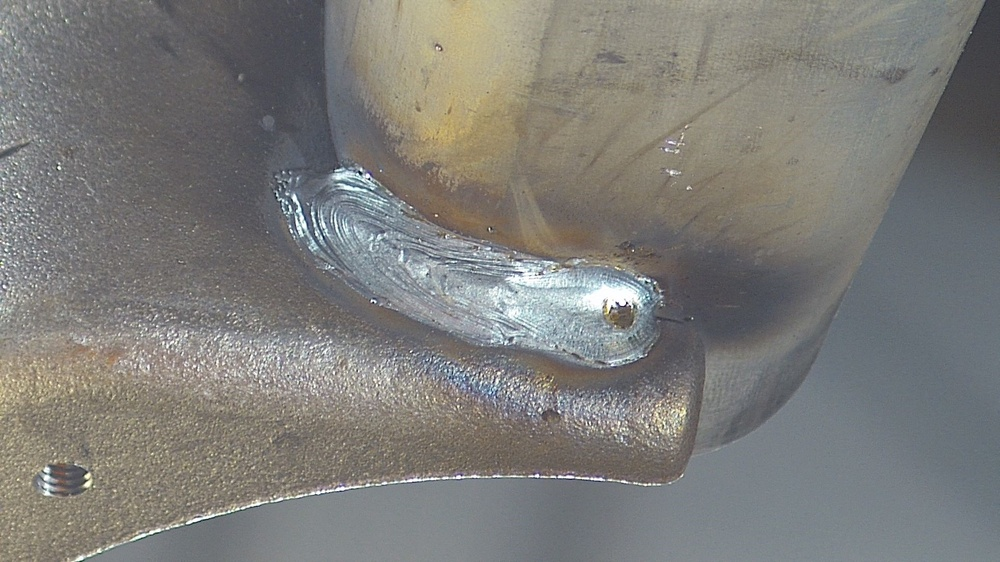
#> input picture data/original/anh_1.jpg, 1000 x 562 px, shrunk from 1920 x 1080 before the run; its folder holds only this picture in this run
$ python main.py
#> lines starting #> are read from the running program, lines starting #| are printed output that depends on the picture; after the words box and inside, x2 and y2 are one past the last pixel; in counts of white or black regions, pixels touching at a corner belong together
### src/utils/file_helper.py
import cv2
import os
import matplotlib.pyplot as plt
from typing import List, Optional
import numpy as np
from src.utils.log import ConsoleLogger as cl

class FileHelper:
    @staticmethod
    def read_image(path: str) -> Optional[np.ndarray]:
#> called with path = 'data/original/anh_1.jpg'
        if not os.path.exists(path):
            cl.error(f"File not found: {path}")
            return None
        try:
            img = cv2.imread(path)
#> img is the input picture: shape (562, 1000, 3); mean B, G, R 121.4, 124.6, 125.3
            if img is None:
                cl.error(f"Failed to read image format: {path}")
                return None
            cl.info(f"Read image successfully: {path} | Shape: {img.shape}")
#> (this line was passed over: src is not available in this run)
            return img
        except Exception as e:
            cl.error(f"Error reading image {path}: {e}")
            return None

    # [29 lines left out: functions save_image, show_image, not called in this run]

    @staticmethod
    def show_images(images: dict[str, np.ndarray], cols: int = 3):
        if not images:
            cl.warn("No images to display.")
            return

        n_images = len(images)
        rows = (n_images // cols) + (1 if n_images % cols != 0 else 0)

        plt.figure(figsize=(5 * cols, 5 * rows))

        for idx, (title, img) in enumerate(images.items()):
            if img is None:
                continue

            plt.subplot(rows, cols, idx + 1)

            # Chuyển sang RGB nếu ảnh có 3 kênh (BGR → RGB)
            if len(img.shape) == 3 and img.shape[2] == 3:
                img_rgb = cv2.cvtColor(img, cv2.COLOR_BGR2RGB)
            else:
                img_rgb = img

            plt.imshow(img_rgb, cmap='gray' if len(img.shape) == 2 else None)
            plt.title(title)
            plt.axis("off")

        plt.tight_layout()
        plt.show()

        cl.info(f"Displayed {n_images} images in grid")

### src/app.py
import cv2

from src.processing.canny import CannyDetector
from src.processing.preprocessor import Preprocessor
from src.processing.scan_errors import ScanErrors
from src.utils.file_helper import FileHelper

from src.utils.log import ConsoleLogger as cl

class App:
    def __init__(self):
        self.pre = Preprocessor()
        self.canny = CannyDetector()
        self.scanner = ScanErrors()
        self.results = []
        self.results_img = {}

    def process(self, image_path):
        img = FileHelper.read_image(image_path)
        if img is None:
            cl.info(f"Không tìm thấy file: {image_path}")
            return

        img_gray = cv2.cvtColor(img, cv2.COLOR_BGR2GRAY)
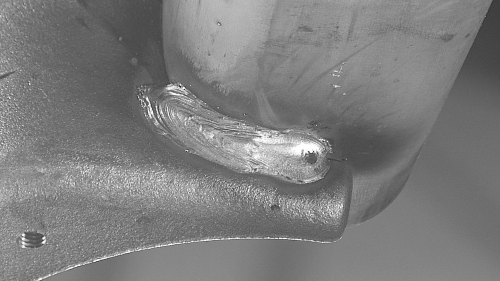
#> img_gray: shape (562, 1000) (shown at 1/2 size); min 3, max 255, mean 124.5

        # 1. Preprocess
        enhanced, roi_mask = self.pre.preprocess(img_gray)

        # 2. Canny detector
        edges_masked, edges_closed = self.canny.detect(enhanced, roi_mask)

        # 3. Classification
        img_out, c_crack, c_poro = self.scanner.scan_and_draw(img_gray, edges_closed)

        imgs = {
            "Original": img,
            "Gray": img_gray,
            "Edges": edges_masked,
            f"Results_{c_poro}(Porosity_Red)-{c_crack}_(Crack_Yellow)": img_out
        }

        return imgs, img_out

    def _results(self, paths):
        for path in paths:
            imgs, result = self.process(path)
            self.results.append(imgs)
            self.results_img[path] = result

    def run_app(self, paths):
        self._results(paths)

    def show_results(self):
        for result in self.results:
            FileHelper.show_images(result, cols=1)

    # [7 lines left out: function save_results, not called in this run]

### src/processing/preprocessor.py
import cv2
import numpy as np


class Preprocessor:
    def __init__(self):
        self.clahe = cv2.createCLAHE(clipLimit=2.5, tileGridSize=(8, 8))

    def preprocess(self, img):
        filtered = cv2.bilateralFilter(img, 9, 75, 75)
        enhanced = self.clahe.apply(filtered)
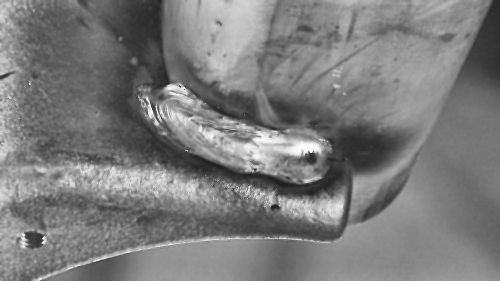
#> enhanced: shape (562, 1000) (shown at 1/2 size); min 27, max 255, mean 123.3

        _, roi_thresh = cv2.threshold(filtered, 30, 255, cv2.THRESH_BINARY)
#> roi_thresh: shape (562, 1000); every value is 255
        kernel_roi = np.ones((3, 3), np.uint8)
        roi_mask = cv2.erode(roi_thresh, kernel_roi, iterations=3)

        return enhanced, roi_mask

### src/processing/canny.py
import cv2
import numpy as np


class CannyDetector:
    def __init__(self, sigma=0.33):
        self.sigma = sigma

    def detect(self, enhanced_img, roi_mask):
        v = np.median(enhanced_img)
#> v = 123
        lower = int(max(0, (1.0 - self.sigma) * v))
#> lower = 82
        upper = int(min(255, (1.0 + self.sigma) * v))
#> upper = 163

        edges = cv2.Canny(enhanced_img, lower, upper)
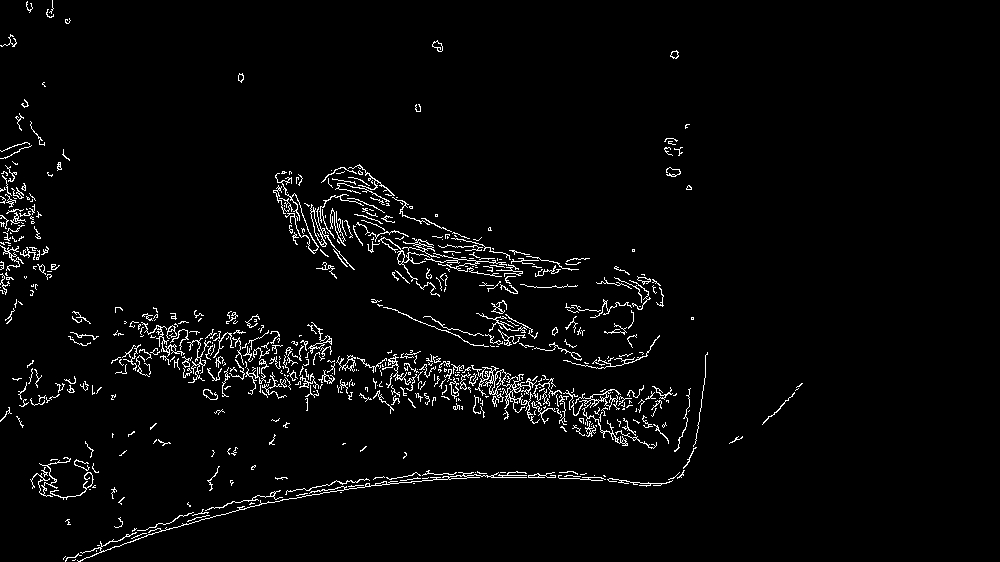
#> edges: shape (562, 1000); 3% white in thin lines or dots, all inside (x1, y1, x2, y2) = (0, 0, 803, 562)
        edges_masked = cv2.bitwise_and(edges, edges, mask=roi_mask)

        kernel = cv2.getStructuringElement(cv2.MORPH_RECT, (11, 3))
        edges_closed = cv2.morphologyEx(edges_masked, cv2.MORPH_CLOSE, kernel)
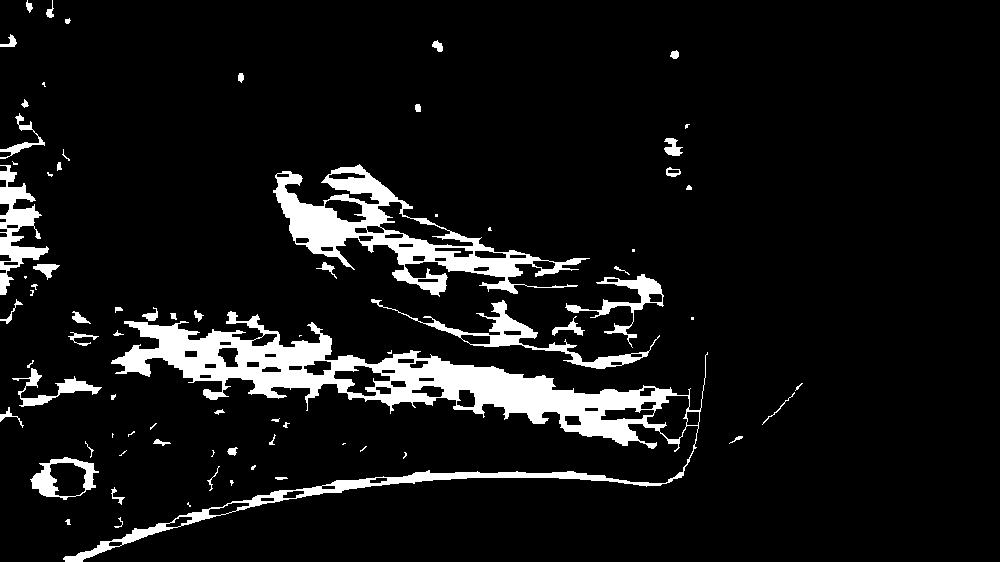
#> edges_closed: shape (562, 1000); 8.2% white; 76 white regions (25 under 20 px)

        return edges_masked, edges_closed

### src/processing/scan_errors.py
import cv2


class ScanErrors:
    def __init__(self, min_area=30):
        self.min_area = min_area

    def classify(self, contour):
        x, y, w, h = cv2.boundingRect(contour)
        area = w * h
        if area < self.min_area:
            return None

        aspect_ratio = max(w, h) / max(1, min(w, h))

        if aspect_ratio > 3.5:
            return "CRACK", (0, 255, 255)  # Yellow
        elif aspect_ratio < 2.5:
            return "POROSITY", (0, 0, 255)  # Red
        return None

    def scan_and_draw(self, img_gray, edges_closed):
        contours, _ = cv2.findContours(edges_closed, cv2.RETR_EXTERNAL, cv2.CHAIN_APPROX_SIMPLE)
#> contours = 76 contours, 44 with area under 20; largest, box (x1, y1, x2, y2) and area: (63, 311, 708, 562) 28302, (273, 164, 590, 297) 12671, (371, 299, 660, 369) 2364, (0, 165, 49, 295) 2138, (30, 457, 99, 500) 1908
        img_out = cv2.cvtColor(img_gray, cv2.COLOR_GRAY2BGR)

        count_crack = 0
        count_porosity = 0

        # 1. Vẽ các khung lỗi
        for cnt in contours:
            result = self.classify(cnt)
            if result is None:
                continue

            label, color = result
            x, y, w, h = cv2.boundingRect(cnt)

            if label == "CRACK":
                count_crack += 1
            else:
                count_porosity += 1

            pad = 3
            cv2.rectangle(img_out, (x - pad, y - pad), (x + w + pad, y + h + pad), color, 2)
            cv2.putText(img_out, label, (x, y - 5), cv2.FONT_HERSHEY_SIMPLEX, 0.5, color, 1)
#> this loop made 76 passes
#> (area in classify, aspect_ratio in classify, label, color) on passes 6, 44: (39, 4.33, 'CRACK', (0, 255, 255)), (20230, 4.13, 'CRACK', (0, 255, 255))
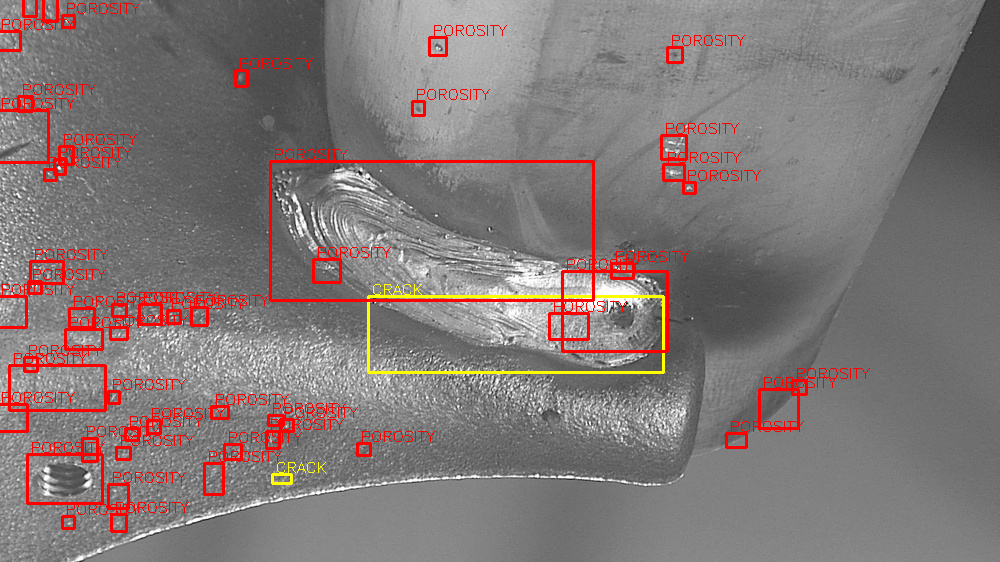
#> img_out: shape (562, 1000, 3); mean B, G, R 118.3, 119.4, 130.3

        # 2. VẼ LABEL THỐNG KÊ GÓC TRÁI TRÊN (HUD)
        # ---------------------------------------------------------
        total_errors = count_crack + count_porosity

        # Tạo khung nền đen mờ ở góc trái để chữ dễ đọc hơn
        # Tọa độ (x1, y1) là (10, 10), (x2, y2) tùy chỉnh theo độ dài chữ
        overlay = img_out.copy()
        cv2.rectangle(overlay, (5, 5), (200, 95), (0, 0, 0), -1)
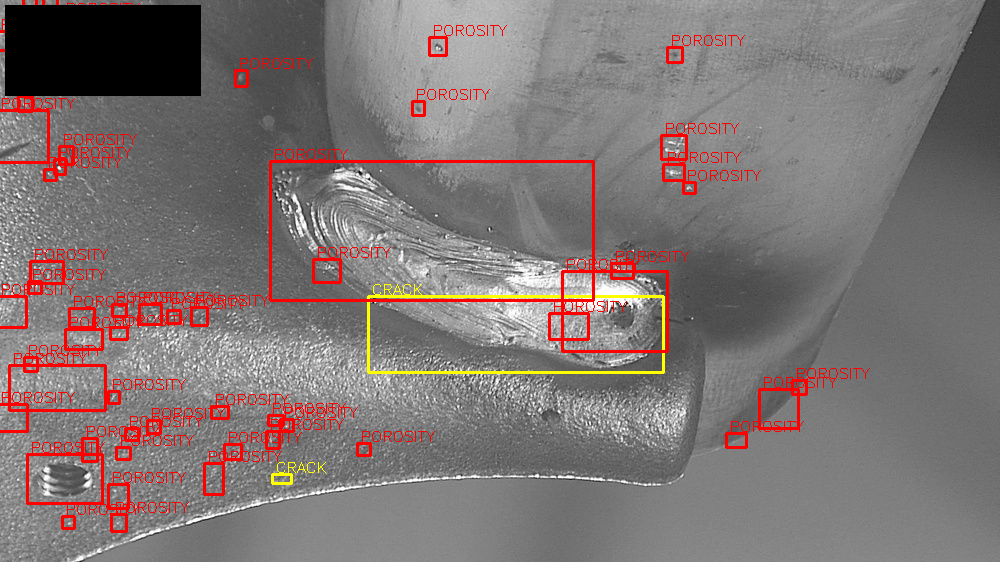
#> overlay: shape (562, 1000, 3); 3.17% of pixels changed, all inside (x1, y1, x2, y2) = (5, 5, 201, 96)
        alpha = 0.6  # Độ trong suốt của nền đen
        cv2.addWeighted(overlay, alpha, img_out, 1 - alpha, 0, img_out)

        # Vẽ viền trắng cho khung thông tin
        cv2.rectangle(img_out, (5, 5), (200, 95), (255, 255, 255), 1)

        font = cv2.FONT_HERSHEY_SIMPLEX
        font_scale = 0.6
        thickness = 1
        line_height = 25
        start_x = 15
        start_y = 30

        # Dòng 1: Tổng số lỗi (Màu trắng)
        cv2.putText(img_out, f"Total Errors: {total_errors}",
                    (start_x, start_y), font, font_scale, (255, 255, 255), thickness)

        # Dòng 2: Crack (Màu Vàng - theo màu định nghĩa ở trên)
        cv2.putText(img_out, f"- Crack: {count_crack}",
                    (start_x, start_y + line_height), font, font_scale, (0, 255, 255), thickness)
#> img_out: shape (562, 1000, 3); mean B, G, R 116.6, 117.9, 128.4

        # Dòng 3: Porosity (Màu Đỏ - theo màu định nghĩa ở trên)
        cv2.putText(img_out, f"- Porosity: {count_porosity}",
                    (start_x, start_y + line_height * 2), font, font_scale, (0, 0, 255), thickness)
        # ---------------------------------------------------------

        return img_out, count_crack, count_porosity
"""
    def scan_and_draw(self, img_gray, edges_closed):
        contours, _ = cv2.findContours(edges_closed, cv2.RETR_EXTERNAL, cv2.CHAIN_APPROX_SIMPLE)
        img_out = cv2.cvtColor(img_gray, cv2.COLOR_GRAY2BGR)

        count_crack = 0
        count_porosity = 0

        for cnt in contours:
            result = self.classify(cnt)
            if result is None:
                continue

            label, color = result
            x, y, w, h = cv2.boundingRect(cnt)

            if label == "CRACK":
                count_crack += 1
            else:
                count_porosity += 1

            pad = 3
            cv2.rectangle(img_out, (x - pad, y - pad), (x + w + pad, y + h + pad), color, 2)
            cv2.putText(img_out, label, (x, y - 5), cv2.FONT_HERSHEY_SIMPLEX, 0.5, color, 1)

        return img_out, count_crack, count_porosity

"""

### src/core/config.py
import os
from functools import lru_cache


class Settings:
    ORIGINAL = r"data/original/"
    PROCESSED = r"data/processed/"
    CUSTOM = r"data/custom/"

    @property
    def ORIGINAL_IMAGES(self):
        valid_extensions = (".jpg", ".png", ".jpeg")
        files = [
            f for f in os.listdir(self.ORIGINAL)
            if f.startswith("anh_") and f.endswith(valid_extensions)
        ]

        files_sorted = sorted(
            files, key=lambda x: int(x.split('_')[1].split('.')[0])
        )

        full_paths = [os.path.join(self.ORIGINAL, f) for f in files_sorted]

        return [None] + full_paths

    # [15 lines left out: function PROCESSED_IMAGES, not called in this run]


@lru_cache
def get_setting() -> Settings:
    return Settings()

### main.py
from src.app import App
from src.core.config import Settings

if __name__ == "__main__":
    app = App()
    settings = Settings()

    image_files = [
        settings.ORIGINAL_IMAGES[1],
        # settings.ORIGINAL_IMAGES[2],
        # settings.ORIGINAL_IMAGES[3],
        # settings.ORIGINAL_IMAGES[4]
    ]

    app.run_app(image_files)

    app.show_results()
#> the loop in show_results, `for result in self.results:` made 1 pass
#> pass 1, in show_images, `plt.show()`:
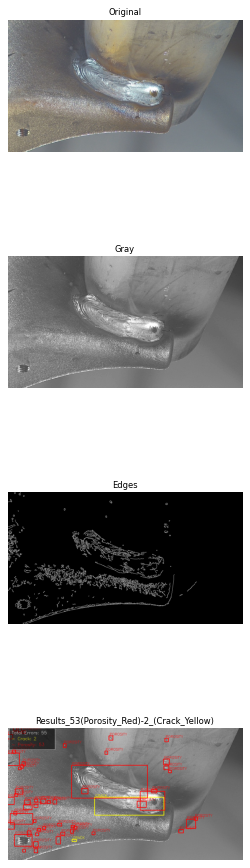
#> figure drawn by matplotlib, 4 panels
    # app.save_results()

$ run again, on data/original/anh_2.jpg
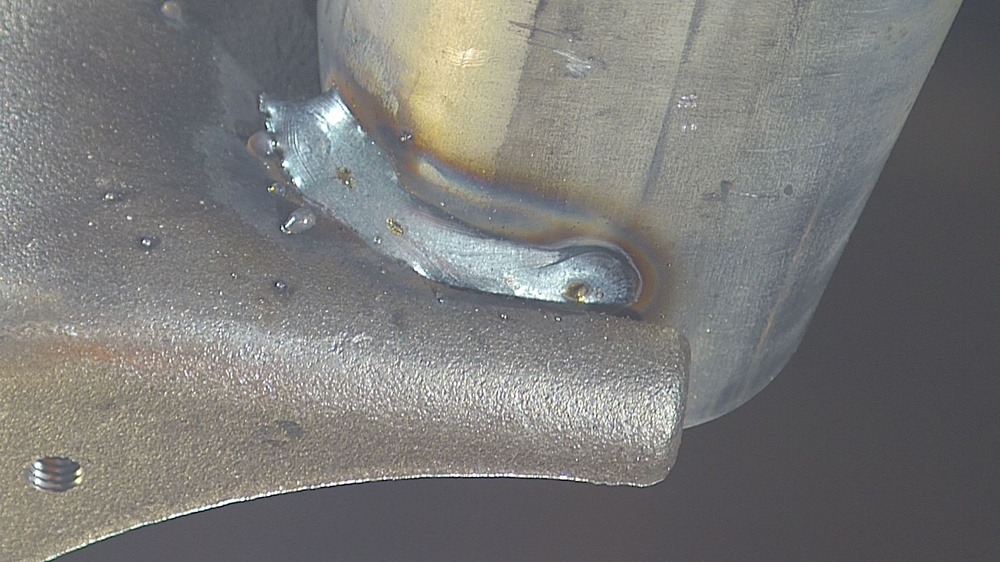
#> input picture data/original/anh_2.jpg, 1000 x 562 px, shrunk from 1920 x 1080 before the run
#> in read_image, img is the input picture: shape (562, 1000, 3); mean B, G, R 120, 121.5, 121.6
#> roi_thresh: shape (562, 1000); every value is 255
#> v = 111
#> lower = 74
#> upper = 147
#> in detect, `edges = cv2.Canny(enhanced_img, lower, upper)`:
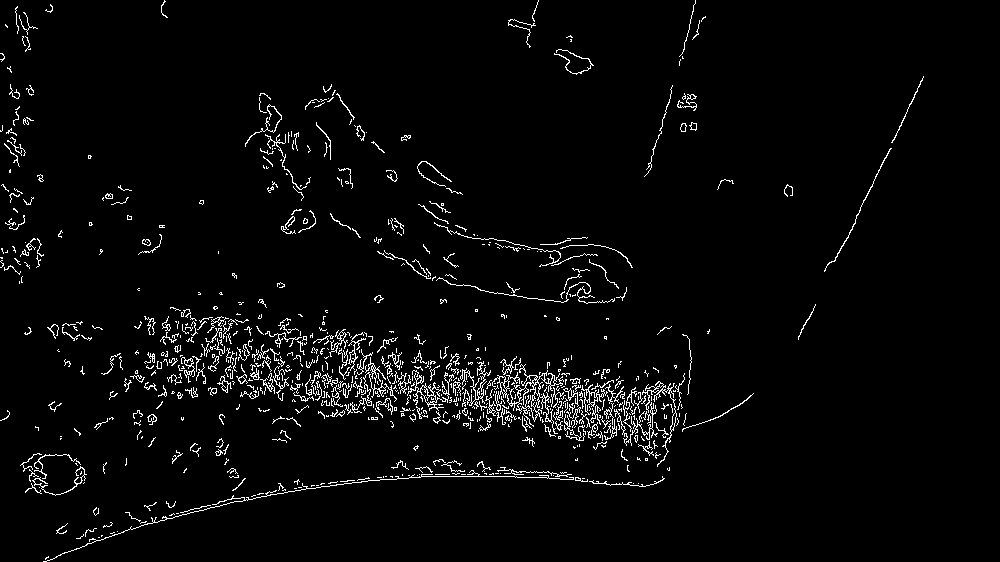
#> edges: shape (562, 1000); 3.2% white in thin lines or dots
#> edges_closed: shape (562, 1000); 8.4% white; 142 white regions (52 under 20 px)
#> contours = 142 contours, 76 with area under 20; largest, box (x1, y1, x2, y2) and area: (124, 307, 754, 467) 32436, (43, 459, 665, 562) 2406, (20, 453, 87, 496) 1948, (245, 93, 311, 201) 1150, (377, 250, 627, 304) 983
#> the loop in scan_and_draw, `for cnt in contours:` made 142 passes
#> (area in classify, aspect_ratio in classify, label, color) on pass 11: (64066, 6.04, 'CRACK', (0, 255, 255))
#> overlay: shape (562, 1000, 3); mean B, G, R 107, 111.2, 128
#> the loop in show_results, `for result in self.results:` made 1 pass
#> pass 1, in show_images, `plt.show()`:
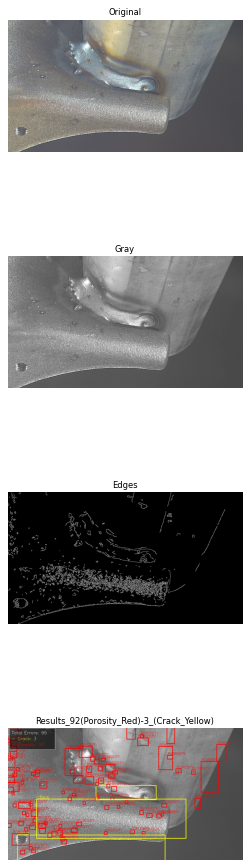
#> figure drawn by matplotlib, 4 panels
